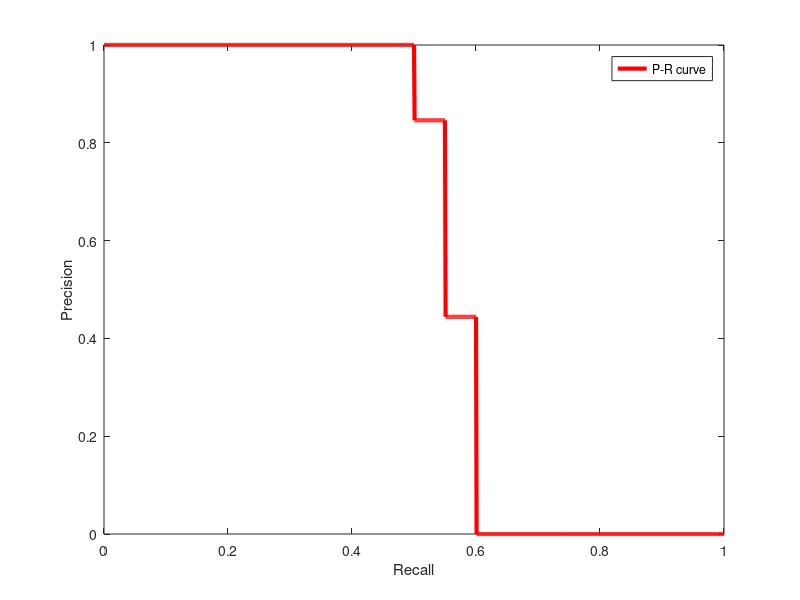

This chart was generated by the following MATLAB code:
clc; 
clear all;
close all;

x = 0 : 0.001 : 1;
n = length(x);

y = 1 * (x <= 0.5) + 0.846 * (0.5 < x & x <= 0.55) + 0.444 * (0.55 < x & x <= 0.6) + ...
    0 * (x > 0.6);

plot(x, y, 'r', 'LineWidth', 3);
xlabel('Recall');
ylabel('Precision');
%title('P-R curve');
legend('P-R curve');